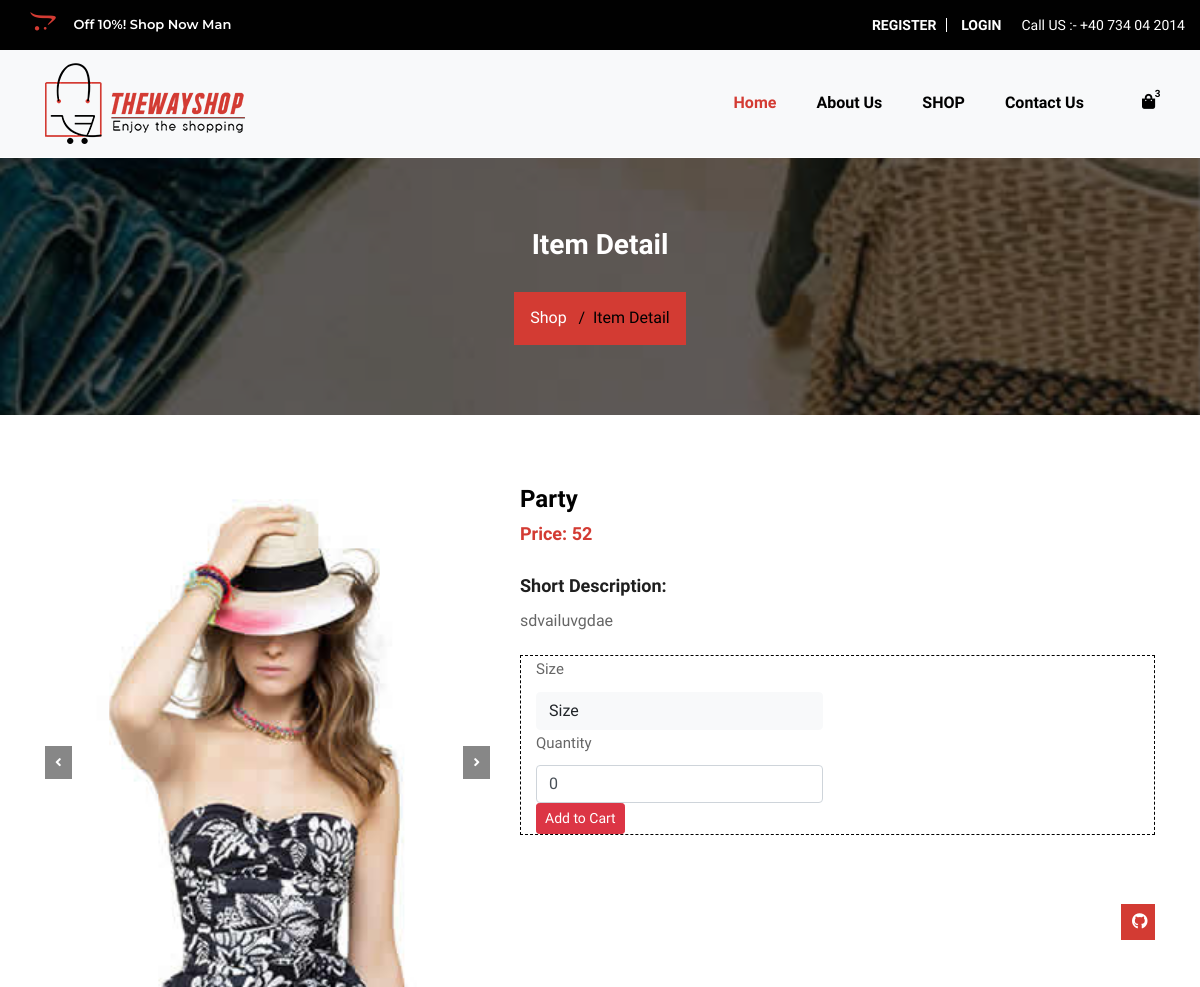
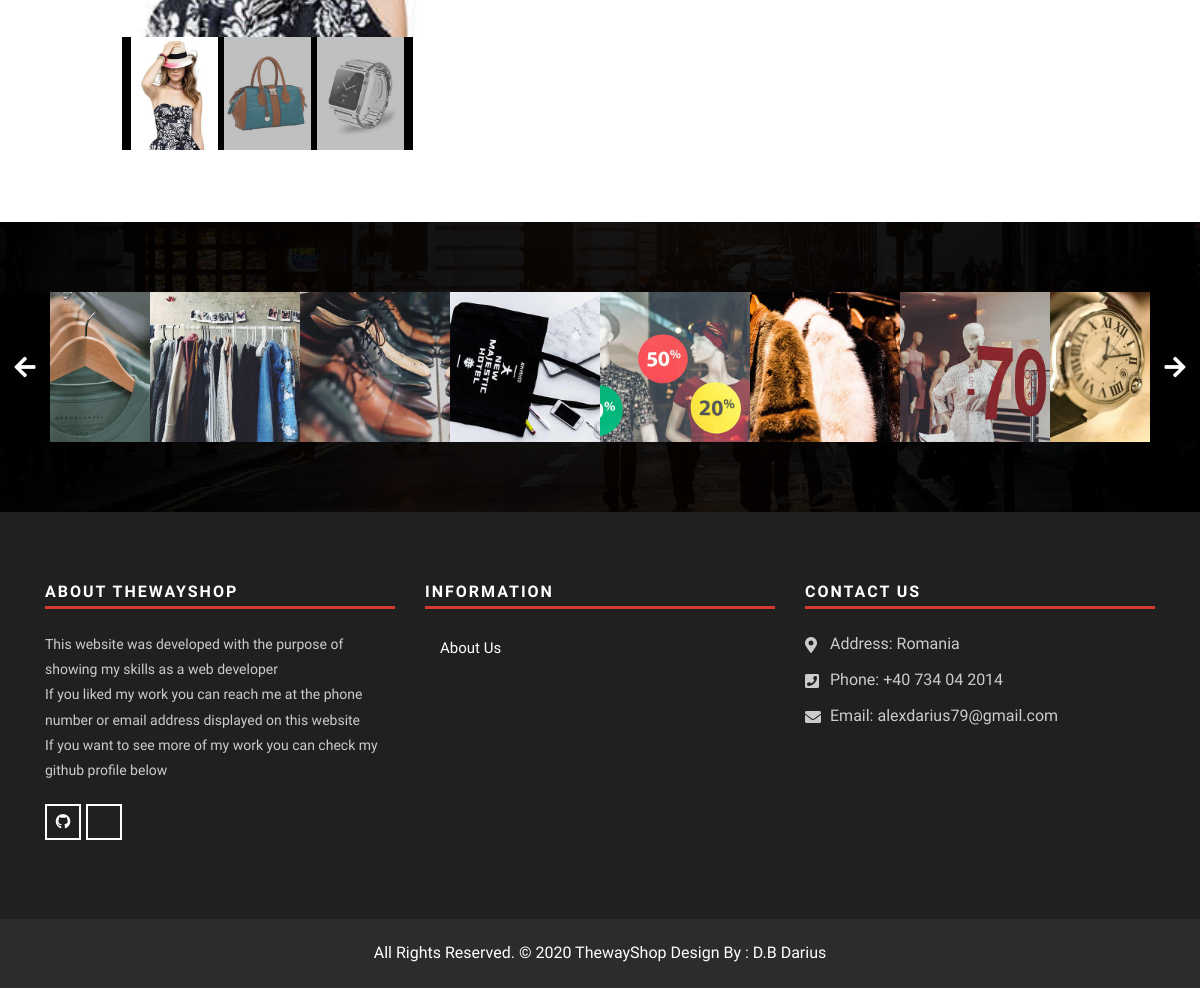
The page /item/11 on the database its author committed (2 pictures, top to bottom).
### flaskecommerce/models.py (models this page shows, shortened)
class Item(db.Model):
    id = db.Column(db.Integer, primary_key=True)
    category = db.Column(db.String(60), nullable=False)
    sub_category = db.Column(db.String(60), nullable=False)
    item_title = db.Column(db.String(60), nullable=False)
    item_price = db.Column(db.Integer, nullable=False)
    stock = db.Column(db.Integer, nullable=False)
    item_description = db.Column(db.Text, nullable=False)
    item_size = db.Column(db.String(5), nullable=False)
    image_1 = db.Column(db.String(150), nullable=False, default='image1.jpg')
    image_2 = db.Column(db.String(150), nullable=False, default='image2.jpg')
    image_3 = db.Column(db.String(150), nullable=False, default='image3.jpg')

### flaskecommerce/products/routes.py (the view)
@app.route('/item/<int:id>', methods=['GET', 'item'])
def item(id):
    item = Item.query.get_or_404(id)
    return render_template('shop-detail.html', item=item)

### flaskecommerce/templates/shop-detail.html (shortened to what this page needs)
{% extends 'index.html' %}
{% block content %}
    <div class="all-title-box">
        <div class="container">
            <div class="row">
                <div class="col-lg-12">
                    <h2>Item Detail</h2>
                    <ul class="breadcrumb">
                        <li class="breadcrumb-item"><a href="{{ url_for('home') }}">Shop</a></li>
                        <li class="breadcrumb-item active">Item Detail </li>
                    </ul>
                </div>
            </div>
        </div>
    </div>
    <div class="shop-detail-box-main">
        <div class="container">
            <div class="row">
                <div class="col-xl-5 col-lg-5 col-md-6">
                    <div id="carousel-example-1" class="single-product-slider carousel slide" data-ride="carousel">
                        <div class="carousel-inner" role="listbox">
                            <div class="carousel-item active"> <img class="d-block w-100" src="{{ url_for('static', filename='images/' + item.image_1) }}" alt="First slide"> </div>
                        </div>
                        <a class="carousel-control-prev" href="#carousel-example-1" role="button" data-slide="prev">
						<i class="fa fa-angle-left" aria-hidden="true"></i>
					</a>
                        <a class="carousel-control-next" href="#carousel-example-1" role="button" data-slide="next">
						<i class="fa fa-angle-right" aria-hidden="true"></i>
					</a>
                        <ol class="carousel-indicators">
                            <li data-target="#carousel-example-1" data-slide-to="0" class="active">
                                <img class="d-block w-100 img-fluid" src="{{ url_for('static', filename='images/' + item.image_1) }}" alt="" />
                            </li>
                            <li data-target="#carousel-example-1" data-slide-to="1">
                                <img class="d-block w-100 img-fluid" src="{{ url_for('static', filename='images/' + item.image_2) }}" alt="" />
                            </li>
                            <li data-target="#carousel-example-1" data-slide-to="2">
                                <img class="d-block w-100 img-fluid" src="{{ url_for('static', filename='images/' + item.image_3) }}" alt="" />
                            </li>
                        </ol>
                    </div>
                </div>
                <div class="col-xl-7 col-lg-7 col-md-6">
                    <div class="single-product-details">
                        <h2>{{ item.item_title }}</h2>
                        <h5>Price: {{ item.item_price }}</h5>
                                <h4>Short Description:</h4>
                                <p>{{ item.item_description }}</p>
                                <ul>
                                    <li>
                                        <form action="{{ url_for('AddCart') }}" method="POST">
                                            <label class="size-label">Size</label>
                                            <select id="basic" class="selectpicker show-tick form-control" name="size">
                                                <option value="0">Size</option>
                                            </select>
                                            <label class="control-label">Quantity</label>
                                            <input class="form-control" value="0" min="0" max="{{ item.stock }}" type="number" name="quantity">
                                            <button type="submit" class="btn btn-sm btn-danger">Add to Cart</button>
                                        </form>
                                    </li>
                                </ul>
                                <div class="add-to-btn">
                                    <div class="share-bar">
                                        <a class="btn hvr-hover" href="https://github.com/Darius-DB?tab=repositories"><i class="fab fa-github" aria-hidden="true"></i></a>
                                    </div>
                                </div>
                    </div>
                </div>
            </div>
        </div>
    </div>
{% endblock content %}

### flaskecommerce/static/css/style.css (style rules this page uses)
body { color: #666666; font-size: 15px; font-family: 'Quattrocento Sans', sans-serif; line-height: 1.80857; }
a { color: #1f1f1f; text-decoration: none !important; outline: none !important; -webkit-transition: all .3s ease-in-out; -moz-transition: all .3s ease-in-out; -ms-transition: all .3s ease-in-out; -o-transition: all .3s ease-in-out; transition: all .3s ease-in-out; }
h1, h2, h3, h4, h5, h6 { letter-spacing: 0; font-weight: normal; position: relative; padding: 0 0 10px 0; font-weight: normal; line-height: 120% !important; color: #1f1f1f; margin: 0 }
h2 { font-size: 22px }
h4 { font-size: 16px }
h5 { font-size: 14px }
a { color: #1f1f1f; text-decoration: none; outline: none; }
a, .btn { text-decoration: none !important; outline: none !important; -webkit-transition: all .3s ease-in-out; -moz-transition: all .3s ease-in-out; -ms-transition: all .3s ease-in-out; -o-transition: all .3s ease-in-out; transition: all .3s ease-in-out; }
ul, li, ol { list-style: none; margin: 0px; padding: 0px; }
p { margin: 0px; }
.offer-box,.slide { color: #FFFFFF; font-size: 13px; padding: 2px 15px; font-family: 'Montserrat', sans-serif; }
.hvr-hover { display: inline-block; vertical-align: middle; -webkit-transform: perspective(1px) translateZ(0); transform: perspective(1px) translateZ(0); box-shadow: 0 0 1px rgba(0, 0, 0, 0); position: relative; background: #d33b33; -webkit-transition-property: color; transition-property: color; -webkit-transition-duration: 0.3s; transition-duration: 0.3s; border-radius: 0; box-shadow: none; }
.hvr-hover::after { content: ""; position: absolute; z-index: -1; top: 0; bottom: 0; left: 0; right: 0; background: #010101; -webkit-transform: scaleY(0); transform: scaleY(0); -webkit-transform-origin: 50%; transform-origin: 50%; -webkit-transition-property: transform; transition-property: transform; -webkit-transition-duration: 0.3s; transition-duration: 0.3s; -webkit-transition-timing-function: ease-out; transition-timing-function: ease-out; }
.all-title-box { background: url("../images/all-bg-title.jpg") no-repeat center center; -webkit-background-size: cover; -moz-background-size: cover; -ms-background-size: cover; -o-background-size: cover; background-size: cover; text-align: center; background-attachment: fixed; padding: 70px 0px; position: relative; }
.all-title-box::before { background: rgba(0,0,0,0.6); content: ""; position: absolute; z-index: 0; width: 100%; height: 100%; left: 0px; top: 0px; }
.all-title-box h2 { font-size: 28px; font-weight: 700; color: #ffffff; padding-bottom: 30px; }
.all-title-box .breadcrumb { background: #d33b33; margin: 0px; display: inline-block; border-radius: 0px; }
.all-title-box .breadcrumb li { display: inline-block; color: #010101; font-size: 16px; }
.all-title-box .breadcrumb li a { color: #ffffff; font-size: 16px; }
.all-title-box .breadcrumb-item + .breadcrumb-item::before { color: #010101; }
.shop-detail-box-main { padding: 70px 0px; }
.single-product-slider .carousel-control-prev { bottom: auto; background: #111111; width: 6%; padding: 10px 0; background-image: none; top: 40%; }
.single-product-slider .carousel-control-next { bottom: auto; background: #111111; width: 6%; padding: 10px 0; background-image: none; top: 40%; }
.single-product-slider .carousel-indicators li img { opacity: 0.5; }
.single-product-slider .carousel-indicators li.active img { opacity: 1; }
.carousel-indicators { position: relative; bottom: 0; background: #010101; }
.carousel-indicators li { width: 30%; height: 100%; cursor: pointer; }
.single-product-details h2 { color: #010101; font-weight: 700; font-size: 24px; }
.single-product-details h5 { color: #d33b33; font-weight: 700; font-size: 18px; }
.single-product-details h4 { font-size: 18px; font-weight: 700; margin-top: 20px; }
.single-product-details p { font-size: 16px; margin-bottom: 20px; }
.single-product-details ul { display: inline-block; width: 100%; border: 1px #010101 dashed; margin-bottom: 30px; }
.single-product-details ul li { width: 50%; float: left; padding: 0px 15px; }
.add-to-btn .share-bar { float: right; }
.share-bar a { background: #d33b33; color: #ffffff; padding: 5px 10px; display: inline-block; width: 34px; text-align: center; }

### flaskecommerce/static/css/bootsnav.css (style rules this page uses)
body { -webkit-transition: all 0.3s ease-in-out; -moz-transition: all 0.3s ease-in-out; -o-transition: all 0.3s ease-in-out; -ms-transition: all 0.3s ease-in-out; transition: all 0.3s ease-in-out; }

### rows shown on the page
Item: image_1 (picture), image_2 (picture), image_3 (picture), item_title "Party", item_price "52", item_description "sdvailuvgdae"
